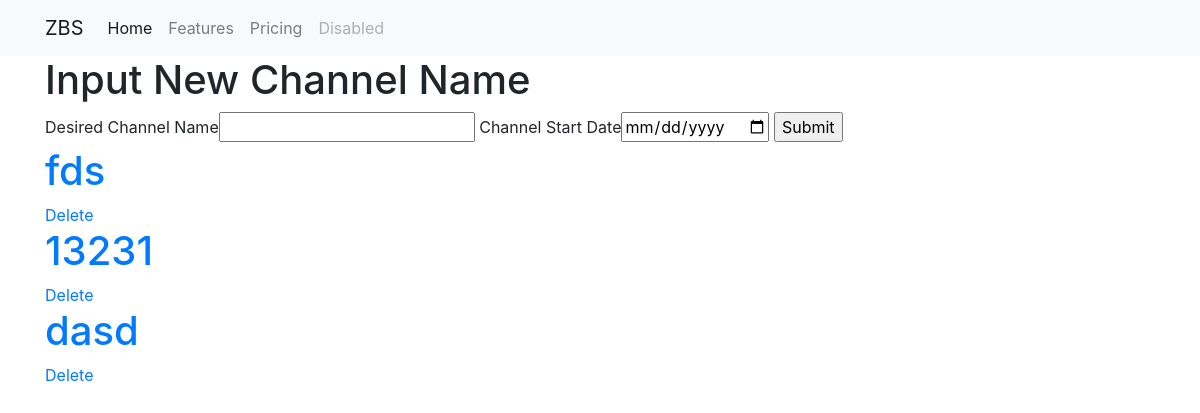
Before: / with the older database file.
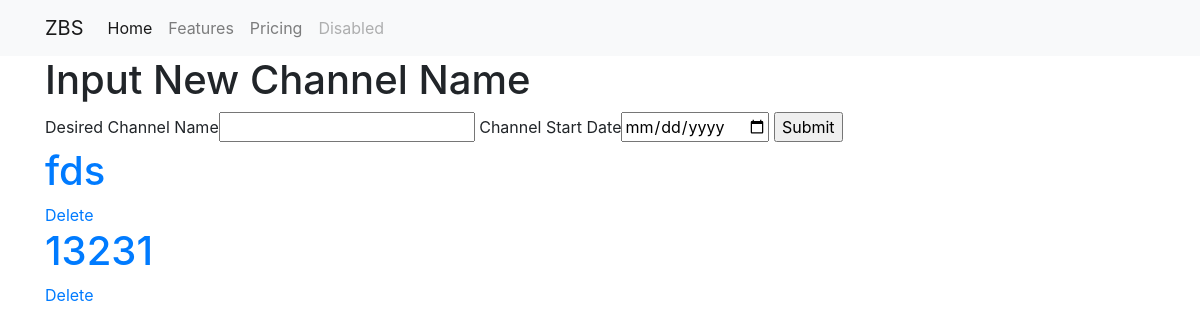
After: the same page with the newer database file.
### app.py (models this page shows, shortened)
class Channel(db.Model):
    id = db.Column(db.Integer,primary_key=True)
    name = db.Column(db.String(50))
    start_date = db.Column(db.Date)
    slots = db.relationship('Slot', backref='channel',lazy='dynamic')

### app.py (the view)
@app.route('/', methods=['POST','GET'])
def index():
    create_channel_form = CreateChannelForm()
    channels = Channel.query.all()
    return render_template('index.html', channels=channels, create_channel_form=create_channel_form)

### app.py
class CreateChannelForm(FlaskForm):
    name = StringField('Desired Channel Name')
    date = DateField('Channel Start Date', format='%Y-%m-%d')
    submit = SubmitField('Submit')

### templates/index.html (shortened to what this page needs)
{% extends 'base.html' %}
{% block body %}
<div class="container">
    <h1>Input New Channel Name</h1>
    <form action="{{ url_for('create_channel') }}" method="POST">
        {{ create_channel_form.name.label }}{{ create_channel_form.name() }}
        {{ create_channel_form.date.label }}{{ create_channel_form.date() }}
        {{ create_channel_form.submit() }}
    </form>
    {% for channel in channels %}
    <h1><a href="{{ url_for('channel', id=channel.id) }}">{{ channel.name }}</a></h1>
    <a href="{{ url_for('delete_channel', id=channel.id) }}">Delete</a>
    {% endfor %}
</div>
{% endblock %}

Changed rows visible on the page:
removed Channel: name "dasd"
